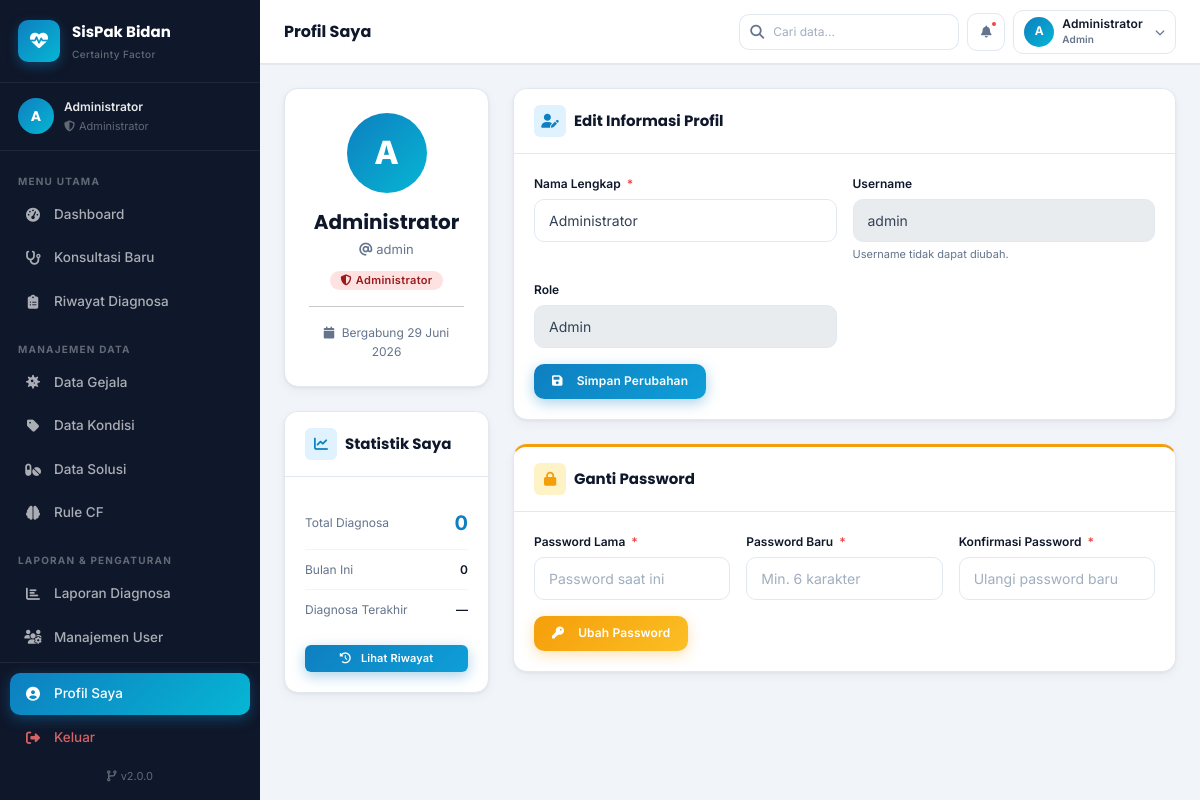
The app's page /admin/profil.php (signed in) with its own data.
### tables this page shows
CREATE TABLE IF NOT EXISTS users (
    id INT AUTO_INCREMENT PRIMARY KEY,
    nama VARCHAR(100) NOT NULL,
    username VARCHAR(50) NOT NULL UNIQUE,
    password VARCHAR(255) NOT NULL,
    role ENUM('admin','bidan') NOT NULL DEFAULT 'bidan',
    created_at TIMESTAMP DEFAULT CURRENT_TIMESTAMP
);

### config/database.php (called while the page is built, shortened)
<?php
function e(string $str): string {
    return htmlspecialchars($str, ENT_QUOTES, 'UTF-8');
}
function tglIndo(string $datetime): string {
    $bulan = [
        1  => 'Januari', 2  => 'Februari', 3  => 'Maret',
        4  => 'April',   5  => 'Mei',       6  => 'Juni',
        7  => 'Juli',    8  => 'Agustus',   9  => 'September',
        10 => 'Oktober', 11 => 'November',  12 => 'Desember',
    ];
    $ts = strtotime($datetime);
    return date('d', $ts) . ' ' . $bulan[(int)date('n', $ts)] . ' ' . date('Y', $ts);
}

### config/config.php (called while the page is built, shortened)
<?php
function url(string $path = ''): string {
    $base = rtrim(BASE_URL, '/');
    $path = ltrim($path, '/');
    return $path ? "$base/$path" : ($base ?: '/');
}

### admin/profil.php (the view, shortened to what this page needs)
<?php
require_once __DIR__ . '/../config/config.php';
require_once __DIR__ . '/../config/database.php';
$user_id = $_SESSION['user_id'];
$user = $conn->query("SELECT * FROM users WHERE id=$user_id")->fetch_assoc();
$totalDiagnosa = (int)$conn->query("SELECT COUNT(*) AS c FROM riwayat_diagnosa WHERE user_id=$user_id")->fetch_assoc()['c'];
$bulanIni      = (int)$conn->query("SELECT COUNT(*) AS c FROM riwayat_diagnosa WHERE user_id=$user_id AND MONTH(tanggal)=MONTH(NOW()) AND YEAR(tanggal)=YEAR(NOW())")->fetch_assoc()['c'];
$lastDiag      = $conn->query("SELECT tanggal FROM riwayat_diagnosa WHERE user_id=$user_id ORDER BY tanggal DESC LIMIT 1")->fetch_assoc();
require_once __DIR__ . '/../includes/header.php';
?>
<div class="app-wrapper">
    <?php require_once __DIR__ . '/../includes/sidebar.php'; ?>
    <main class="main-content">
        <?php require_once __DIR__ . '/../includes/navbar.php'; ?>
        <div class="page-content">
            <div class="row g-4 align-items-start">
                <div class="col-md-4 col-lg-3">
                    <div class="card text-center mb-4">
                        <div class="card-body p-4">
                            <div class="mx-auto mb-3"
                                 style="width:80px;height:80px;background:linear-gradient(135deg,var(--primary),var(--secondary));border-radius:50%;display:flex;align-items:center;justify-content:center;font-size:32px;font-weight:800;color:white;">
                                <?= strtoupper(substr($user['nama'], 0, 1)) ?>
                            </div>
                            <h5 class="fw-bold mb-1"><?= e($user['nama']) ?></h5>
                            <p class="text-muted mb-2" style="font-size:13px;">
                                <i class="fas fa-at me-1"></i><?= e($user['username']) ?>
                            </p>
                            <?php if ($user['role'] === 'admin'): ?>
                            <span class="badge bg-danger-soft text-danger">
                                <i class="fas fa-shield-halved me-1"></i>Administrator
                            </span>
                            <?php else: ?>
                            <span class="badge bg-info-soft text-info">
                                <i class="fas fa-user-nurse me-1"></i>Bidan
                            </span>
                            <?php endif; ?>
                            <hr>
                            <div class="text-muted" style="font-size:12px;">
                                <i class="fas fa-calendar me-1"></i>
                                Bergabung <?= tglIndo($user['created_at']) ?>
                            </div>
                        </div>
                    </div>
                    <div class="card">
                        <div class="card-header">
                            <h6 class="card-title">
                                <span class="title-icon"><i class="fas fa-chart-line"></i></span>
                                Statistik Saya
                            </h6>
                        </div>
                        <div class="card-body">
                            <ul class="sys-info-list">
                                <li class="sys-info-item">
                                    <span class="sys-info-key">Total Diagnosa</span>
                                    <span class="sys-info-val text-primary fw-bold" style="font-size:20px;">
                                        <?= $totalDiagnosa ?>
                                    </span>
                                </li>
                                <li class="sys-info-item">
                                    <span class="sys-info-key">Bulan Ini</span>
                                    <span class="sys-info-val"><?= $bulanIni ?></span>
                                </li>
                                <li class="sys-info-item">
                                    <span class="sys-info-key">Diagnosa Terakhir</span>
                                    <span class="sys-info-val" style="font-size:12px;">
                                        <?= $lastDiag ? tglIndo($lastDiag['tanggal']) : '—' ?>
                                    </span>
                                </li>
                            </ul>
                            <a href="<?= url('diagnosa/riwayat.php') ?>" class="btn btn-primary w-100 justify-content-center mt-3 btn-sm">
                                <i class="fas fa-clock-rotate-left me-1"></i>Lihat Riwayat
                            </a>
                        </div>
                    </div>
                </div>
                <div class="col-md-8 col-lg-9">
                    <div class="row g-4">
                        <div class="col-12">
                            <div class="card">
                                <div class="card-header">
                                    <h6 class="card-title">
                                        <span class="title-icon"><i class="fas fa-user-pen"></i></span>
                                        Edit Informasi Profil
                                    </h6>
                                </div>
                                <div class="card-body">
                                    <form method="POST" class="row g-3">
                                        <div class="col-md-6">
                                            <label class="form-label">Nama Lengkap <span class="required">*</span></label>
                                            <input type="text" name="nama" class="form-control"
                                                   value="<?= e($user['nama']) ?>" required>
                                        </div>
                                        <div class="col-md-6">
                                            <label class="form-label">Username</label>
                                            <input type="text" class="form-control"
                                                   value="<?= e($user['username']) ?>" disabled>
                                            <div class="form-hint">Username tidak dapat diubah.</div>
                                        </div>
                                        <div class="col-md-6">
                                            <label class="form-label">Role</label>
                                            <input type="text" class="form-control"
                                                   value="<?= ucfirst($user['role']) ?>" disabled>
                                        </div>
                                        <div class="col-12">
                                            <button type="submit" class="btn btn-primary">
                                                <i class="fas fa-floppy-disk me-2"></i>Simpan Perubahan
                                            </button>
                                        </div>
                                    </form>
                                </div>
                            </div>
                        </div>
                        <div class="col-12">
                            <div class="card card-warning-border">
                                <div class="card-header">
                                    <h6 class="card-title">
                                        <span class="title-icon" style="background:var(--warning-soft);color:var(--warning);">
                                            <i class="fas fa-lock"></i>
                                        </span>
                                        Ganti Password
                                    </h6>
                                </div>
                                <div class="card-body">
                                    <form method="POST" class="row g-3" data-validate>
                                        <div class="col-md-4">
                                            <label class="form-label">Password Lama <span class="required">*</span></label>
                                            <input type="password" name="old_password" class="form-control"
                                                   placeholder="Password saat ini" required>
                                        </div>
                                        <div class="col-md-4">
                                            <label class="form-label">Password Baru <span class="required">*</span></label>
                                            <input type="password" id="passwordInput" name="new_password"
                                                   class="form-control" placeholder="Min. 6 karakter"
                                                   minlength="6" required>
                                        </div>
                                        <div class="col-md-4">
                                            <label class="form-label">Konfirmasi Password <span class="required">*</span></label>
                                            <input type="password" id="passwordConfirm" name="confirm_password"
                                                   class="form-control" placeholder="Ulangi password baru" required>
                                        </div>
                                        <div class="col-12">
                                            <button type="submit" class="btn btn-warning">
                                                <i class="fas fa-key me-2"></i>Ubah Password
                                            </button>
                                        </div>
                                    </form>
                                </div>
                            </div>
                        </div>
                    </div>
                </div>
            </div>
        </div>
    </main>
</div>
<?php require_once __DIR__ . '/../includes/footer.php'; ?>

### assets/css/theme.css (style rules this page uses)
:root { --primary: #0e7fc0; --primary-dark: #0960a0; --primary-light: #e0f2fe; --secondary: #06b6d4; --accent: #8b5cf6; --success: #10b981; --warning: #f59e0b; --danger: #ef4444; --info: #3b82f6; --success-soft: #d1fae5; --warning-soft: #fef3c7; --danger-soft: #fee2e2; --info-soft: #dbeafe; --primary-soft: #e0f2fe; --dark: #0f172a; --body-text: #334155; --muted: #64748b; --border: #e2e8f0; --bg-body: #f1f5f9; --bg-white: #ffffff; --bg-card: #ffffff; --font-sans: 'Inter', -apple-system, BlinkMacSystemFont, 'Segoe UI', sans-serif; --font-display: 'Poppins', var(--font-sans); --font-mono: 'Courier New', monospace; --text-xs: 11px; --text-sm: 12px; --text-base: 14px; --text-md: 15px; --text-lg: 16px; --text-xl: 18px; --text-2xl: 22px; --text-3xl: 28px; --text-4xl: 36px; --spacing-xs: 4px; --spacing-sm: 8px; --spacing-md: 16px; --spacing-lg: 24px; --spacing-xl: 32px; --spacing-2xl: 48px; --radius-sm: 6px; --radius-md: 10px; --radius-lg: 14px; --radius-xl: 20px; --radius-full: 9999px; --shadow-xs: 0 1px 2px rgba(0,0,0,.04); --shadow-sm: 0 1px 3px rgba(0,0,0,.06), 0 4px 12px rgba(0,0,0,.04); --shadow-md: 0 4px 16px rgba(0,0,0,.08), 0 1px 4px rgba(0,0,0,.04); --shadow-lg: 0 10px 40px rgba(0,0,0,.12), 0 2px 8px rgba(0,0,0,.06); --shadow-xl: 0 20px 60px rgba(0,0,0,.16); --sidebar-width: 260px; --sidebar-bg: #0f172a; --sidebar-border: rgba(255,255,255,.07); --sidebar-text: rgba(255,255,255,.65); --sidebar-text-muted: rgba(255,255,255,.35); --sidebar-active-bg: linear-gradient(135deg, var(--primary), var(--secondary)); --topbar-height: 64px; --topbar-bg: var(--bg-white); --topbar-border: var(--border); --transition-fast: all .15s ease; --transition-base: all .25s ease; --transition-slow: all .4s ease; }
*, *::before, *::after { box-sizing: border-box; margin: 0; padding: 0; }
html { font-size: 16px; scroll-behavior: smooth; -webkit-text-size-adjust: 100%; }
body { font-family: var(--font-sans); font-size: var(--text-base); color: var(--body-text); background: var(--bg-body); line-height: 1.6; -webkit-font-smoothing: antialiased; -moz-osx-font-smoothing: grayscale; }
a { text-decoration: none; color: inherit; transition: var(--transition-fast); }
.bg-danger-soft { background-color: var(--danger-soft) !important; }
.text-primary { color: var(--primary) !important; }
.text-danger { color: var(--danger) !important; }
.text-muted { color: var(--muted) !important; }
.badge { font-family: var(--font-sans); font-weight: 600; letter-spacing: .02em; }
.badge.bg-danger-soft { color: #991b1b !important; }
h1, h2, h3, h4, h5, h6 { font-family: var(--font-display); font-weight: 700; line-height: 1.3; color: var(--dark); }

### assets/css/dashboard.css (style rules this page uses)
.app-wrapper { display: flex; min-height: 100vh; }
.main-content { margin-left: var(--sidebar-width); flex: 1; display: flex; flex-direction: column; min-height: 100vh; }
.page-content { padding: 24px; flex: 1; }
.sys-info-list { list-style: none; padding: 0; margin: 0; }
.sys-info-item { display: flex; justify-content: space-between; align-items: center; padding: 10px 0; border-bottom: 1px solid #f1f5f9; font-size: var(--text-sm); }
.sys-info-item:last-child { border-bottom: none; }
.sys-info-key { color: var(--muted); }
.sys-info-val { font-weight: 600; color: var(--dark); }

### records on screen
users: nama "A", nama "Administrator", username "admin", created_at "29 Juni 2026", role "Admin"

### other values on screen
APP_NAME "SisPak Bidan"
$userInitial "A"
$userName "Administrator"
$item['label'] "Dashboard"
$item['label'] "Konsultasi Baru"
$item['label'] "Riwayat Diagnosa"
$item['label'] "Data Gejala"
$item['label'] "Data Kondisi"
$item['label'] "Data Solusi"
$item['label'] "Rule CF"
$item['label'] "Laporan Diagnosa"
$item['label'] "Manajemen User"
APP_VERSION "2.0.0"
substr($_SESSION['nama'] ?? 'U', 0, 1) "A"
$_SESSION['nama'] "Administrator"
